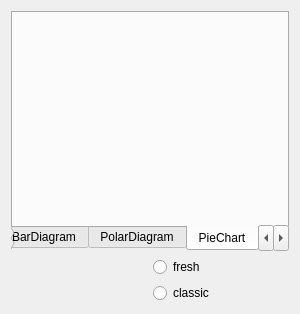
<ui version="4.0" >
 <class>KDChartDemo</class>
 <widget class="QWidget" name="KDChartDemo" >
  <property name="windowTitle" >
   <string>KD Chart Demo</string>
  </property>
  <layout class="QGridLayout" >
   <item row="0" column="0" >
    <widget class="QTabWidget" name="tabWidget" >
     <property name="tabPosition" >
      <enum>QTabWidget::South</enum>
     </property>
     <property name="currentIndex" >
      <number>3</number>
     </property>
     <widget class="QWidget" name="LineDiagramTab" >
      <attribute name="title" >
       <string>LineDiagram</string>
      </attribute>
     </widget>
     <widget class="QWidget" name="BarDiagramTab" >
      <attribute name="title" >
       <string>BarDiagram</string>
      </attribute>
     </widget>
     <widget class="QWidget" name="PolarDiagramTab" >
      <attribute name="title" >
       <string>PolarDiagram</string>
      </attribute>
     </widget>
     <widget class="QWidget" name="PieChartTab" >
      <attribute name="title" >
       <string>PieChart</string>
      </attribute>
     </widget>
     <widget class="QWidget" name="TableModelTab" >
      <attribute name="title" >
       <string>TableModel</string>
      </attribute>
      <layout class="QGridLayout" >
       <item row="0" column="0" >
        <widget class="QTableView" name="tableView" />
       </item>
      </layout>
     </widget>
    </widget>
   </item>
   <item row="1" column="0" >
    <layout class="QHBoxLayout" >
     <item>
      <widget class="QFrame" name="sourcePanelFrame" />
     </item>
     <item>
      <layout class="QVBoxLayout" >
       <item>
        <widget class="QRadioButton" name="freshStyleButton" >
         <property name="text" >
          <string>fresh</string>
         </property>
        </widget>
       </item>
       <item>
        <widget class="QRadioButton" name="classicStyleButton" >
         <property name="text" >
          <string>classic</string>
         </property>
        </widget>
       </item>
      </layout>
     </item>
    </layout>
   </item>
  </layout>
 </widget>
 <resources/>
 <connections/>
</ui>
